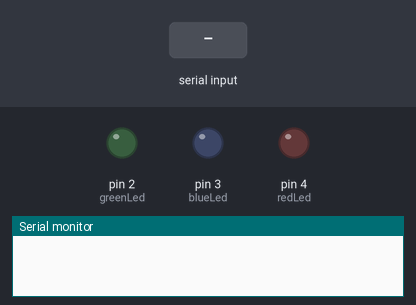
This sketch was run on a simulated Arduino Uno, built with avr-gcc and run on an emulated ATmega328P. Shown: output pins drawn as LEDs (lit = HIGH), the last lines printed to the serial monitor. Inputs (shaded band) come from the test bench.

Above: at 1.2 s.
1.3 s: "red" received over Serial
At 3.5 s:
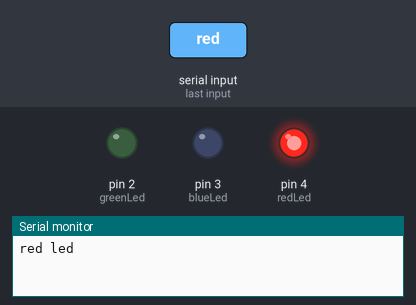
3.8 s: "blue" received over Serial
At 5.6 s:
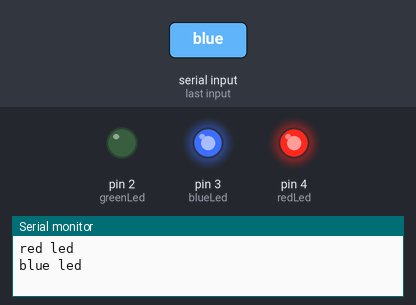
Timing chart, 0 to 7.1 s (numbered marks = the images above; inputs shaded):
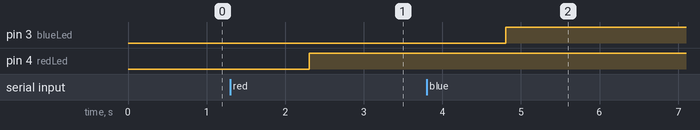

The sketch:

traffic.ino
```cpp
int redLed = 4;
int blueLed = 3;
int greenLed = 2;

void setup() {
  Serial.begin(9600);
  pinMode (redLed,OUTPUT);// Defined redLed as output.
  pinMode (blueLed,OUTPUT);// Defined blueLed as output.
  pinMode (greenLed,OUTPUT);// Defined greenLed as output.
}

void loop() {
if(Serial.available()>0)
 {
  String r = Serial.readString();
  if(r=="red")
  {
    digitalWrite (redLed,HIGH);
    Serial.println("red led");
  }
  else if(r=="blue")
  {
    digitalWrite (blueLed,HIGH);
    Serial.println("blue led");
  }
  else if(r=="green")
  {
    Serial.println("green led");
  }
  else
  {
     Serial.println("invalid choice");
  }
 }
}
```

Measured:
- after the input at 1.3 s, pin 4 (redLed): LOW → HIGH after 1.0 s
- after the input at 3.8 s, pin 3 (blueLed): LOW → HIGH after 1.0 s
